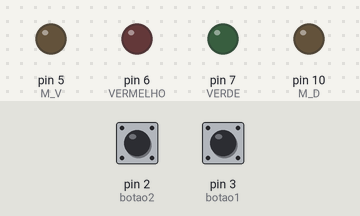
A sketch run on a simulated Arduino Uno, built with avr-gcc and run on an emulated ATmega328P. Shown: output pins drawn as LEDs (lit = HIGH). The test bench sets the inputs (shaded band); at power-on: pin 2 (botao2) LOW, pin 3 (botao1) LOW.

Above: at 1.2 s.
1.3 s: pin 2 (botao2) pulled HIGH for 0.15 s
At 1.37 s:
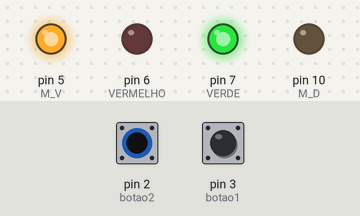
2.9 s: pin 3 (botao1) pulled HIGH for 0.15 s
At 2.97 s:
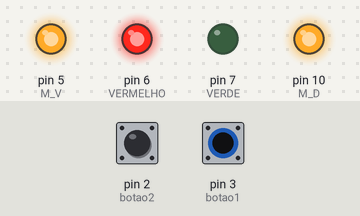
4.5 s: pin 3 (botao1) pulled HIGH for 3.2 s
At 8.3 s:
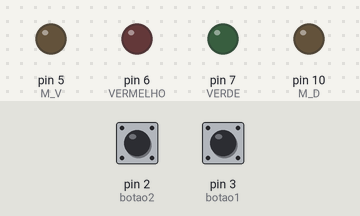
9.2 s: pin 2 (botao2) pulled HIGH for 3.2 s
At 10.6 s:
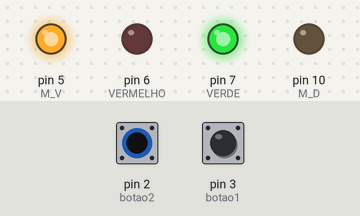
Timing chart, 0 to 13.9 s (numbered marks = the images above; inputs shaded):
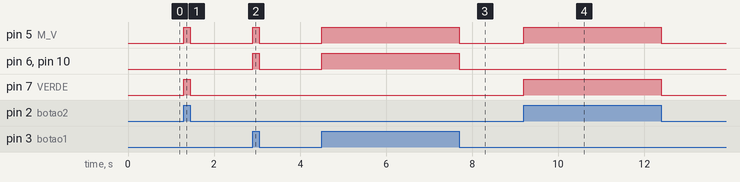

Measured:
- after the input at 1.3 s, pin 5 (M_V), pin 7 (VERDE): LOW → HIGH at once, → LOW 0.15 s later
- after the input at 2.9 s, pin 5 (M_V), pin 6 (VERMELHO), pin 10 (M_D): LOW → HIGH at once, → LOW 0.15 s later
- after the input at 4.5 s, pin 5 (M_V), pin 6 (VERMELHO), pin 10 (M_D): LOW → HIGH at once, → LOW 3.2 s later
- after the input at 9.2 s, pin 5 (M_V), pin 7 (VERDE): LOW → HIGH at once, → LOW 3.2 s later

The sketch:

C___EXERC_CIO___3_MOTOR.ino
```cpp
#define M_D 10
#define M_V 5
#define botao1 3
#define VERMELHO 6
#define VERDE 7
#define botao2 2

void setup() {
  pinMode(M_D , OUTPUT);
  pinMode(M_V , OUTPUT);
  pinMode(botao1 , INPUT);
  pinMode(VERMELHO , OUTPUT);
  pinMode(VERDE , OUTPUT);
  pinMode(botao2  , INPUT);

}

void loop() {
  if (digitalRead(botao1) == HIGH) {
    digitalWrite(VERMELHO , HIGH);
     digitalWrite(VERDE , LOW);
    digitalWrite(M_D , HIGH);
    digitalWrite(M_V , HIGH);
  }
  else if (digitalRead(botao2) == HIGH) {
    digitalWrite(VERDE , HIGH);
    digitalWrite(VERMELHO , LOW);
    digitalWrite(M_D , LOW);
    digitalWrite(M_V , HIGH);
  } else{
     digitalWrite(VERDE , LOW);
     digitalWrite(VERMELHO , LOW);
    digitalWrite(M_D , LOW);
    digitalWrite(M_V , LOW);
  }
}
```
